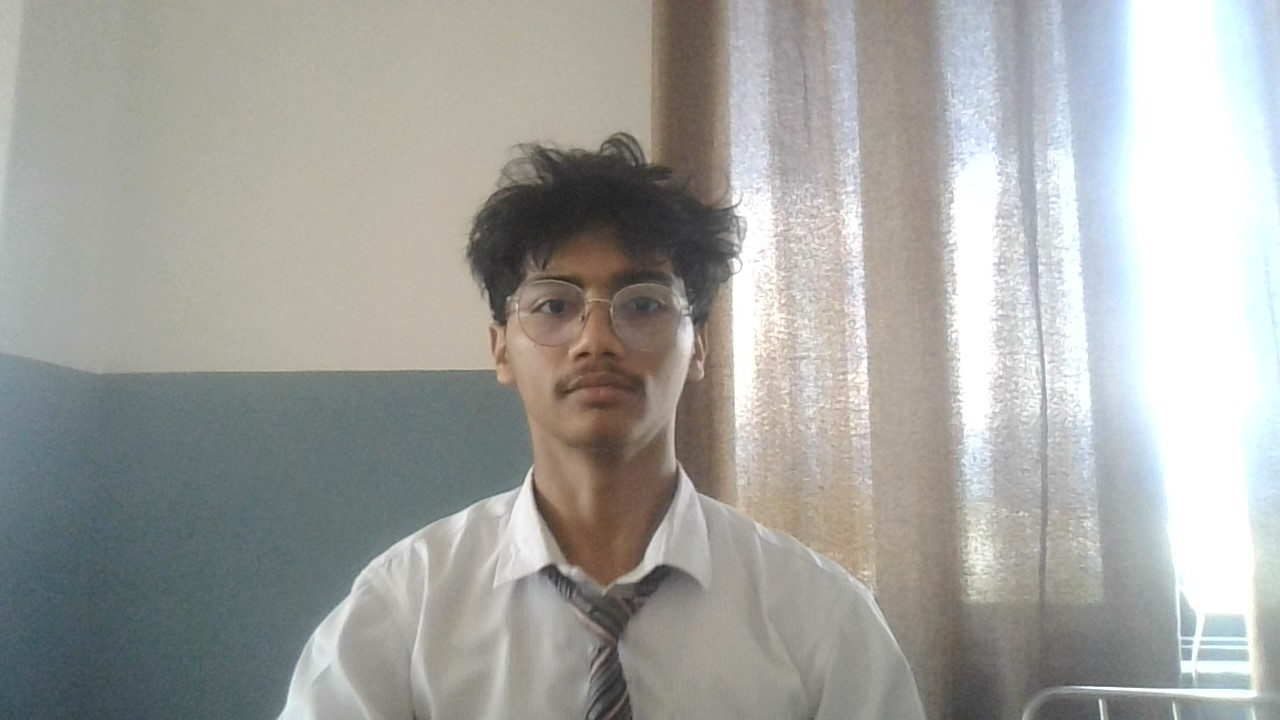
#> input picture Images/hero.jpg, 1280 x 720 px, found by its file name
$ python affine_transformation.py
#> lines starting #> are read from the running program, lines starting #| are printed output that depends on the picture
import cv2 as cv
import numpy as np
from matplotlib import pyplot as plt


img = cv.imread('C:\\Users\\prajj\\repo\\opencv\\images\\hero.jpg')
#> img is the input picture: shape (720, 1280, 3); mean B, G, R 159.5, 163.6, 163.1
assert img is not None, "file could not be read, check with os.path.exists()"
rows, cols, ch = img.shape
#> rows = 720; cols = 1280; ch = 3

pts1 = np.float32([[50, 50], [200, 50], [50, 200]])
pts2 = np.float32([[10, 100], [200, 50], [100, 250]])

M = cv.getAffineTransform(pts1, pts2)

dst = cv.warpAffine(img, M, (cols, rows))
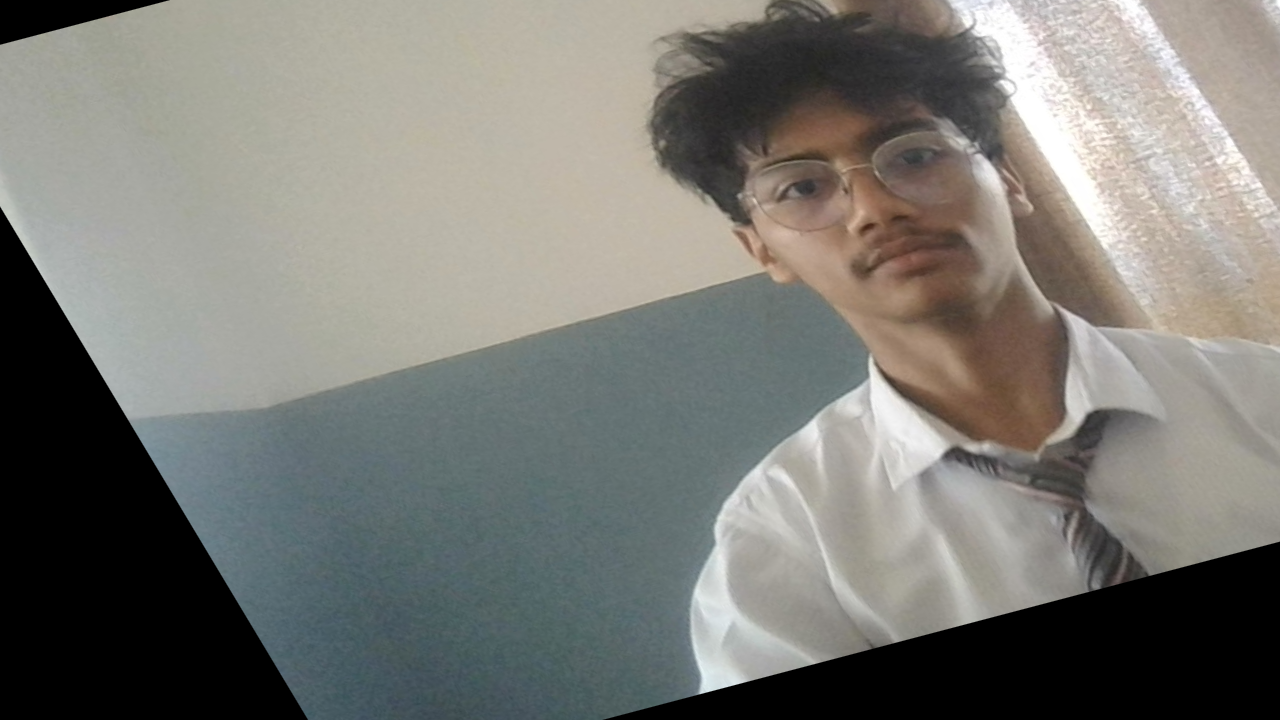
#> dst: shape (720, 1280, 3); mean B, G, R 116.6, 121.9, 122.4

# cv.imshow('Original', img)
# cv.imshow('Affined', dst)

plt.subplot(5, 5, 13), plt.imshow(cv.cvtColor(
    img, cv.COLOR_BGR2RGB)), plt.title('Input')
plt.subplot(1, 2, 2), plt.imshow(cv.cvtColor(
    dst, cv.COLOR_BGR2RGB)), plt.title('Output')
plt.show()
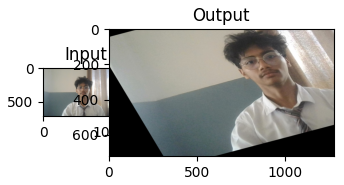
#> figure drawn by matplotlib, 2 panels
#> (the run stopped early here; a loop or call above may not have finished)

$ run again, with Images/diddy.jpg copied over Images/hero.jpg
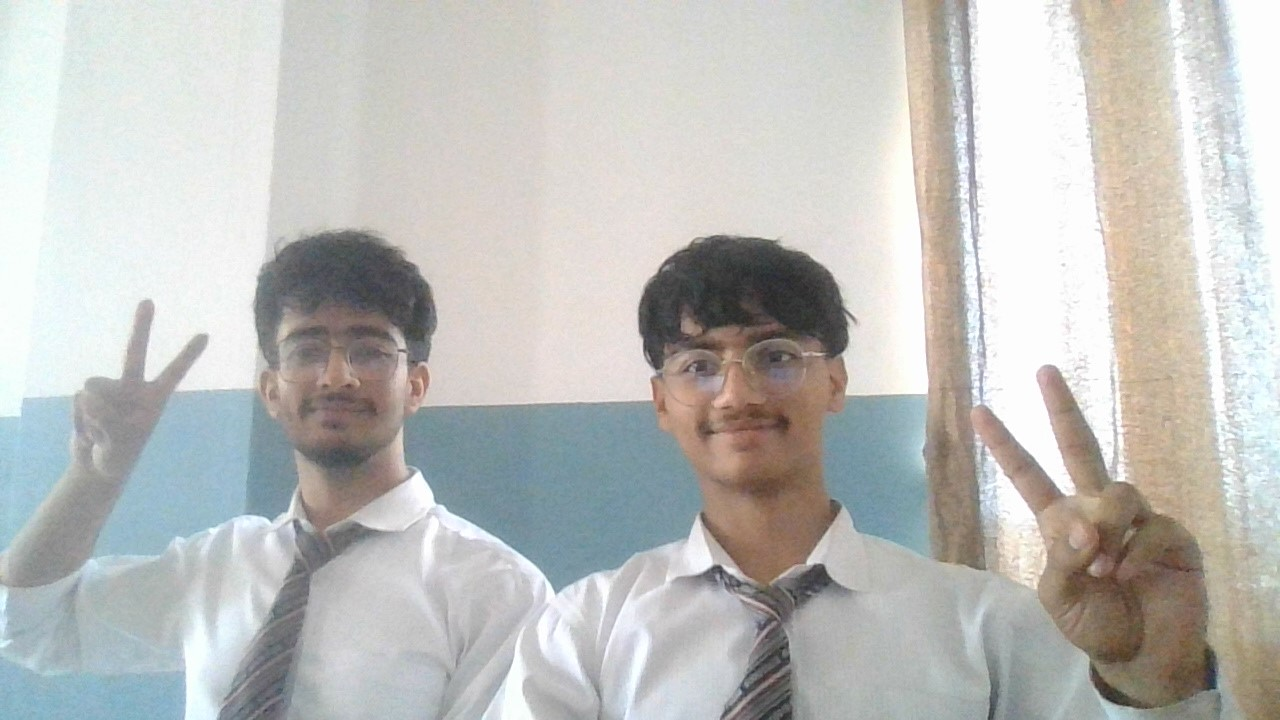
#> input picture Images/diddy.jpg, 1280 x 720 px, found by its file name
#> img is the input picture: shape (720, 1280, 3); mean B, G, R 188.3, 191.1, 190.9
#> `dst = cv.warpAffine(img, M, (cols, rows))`:
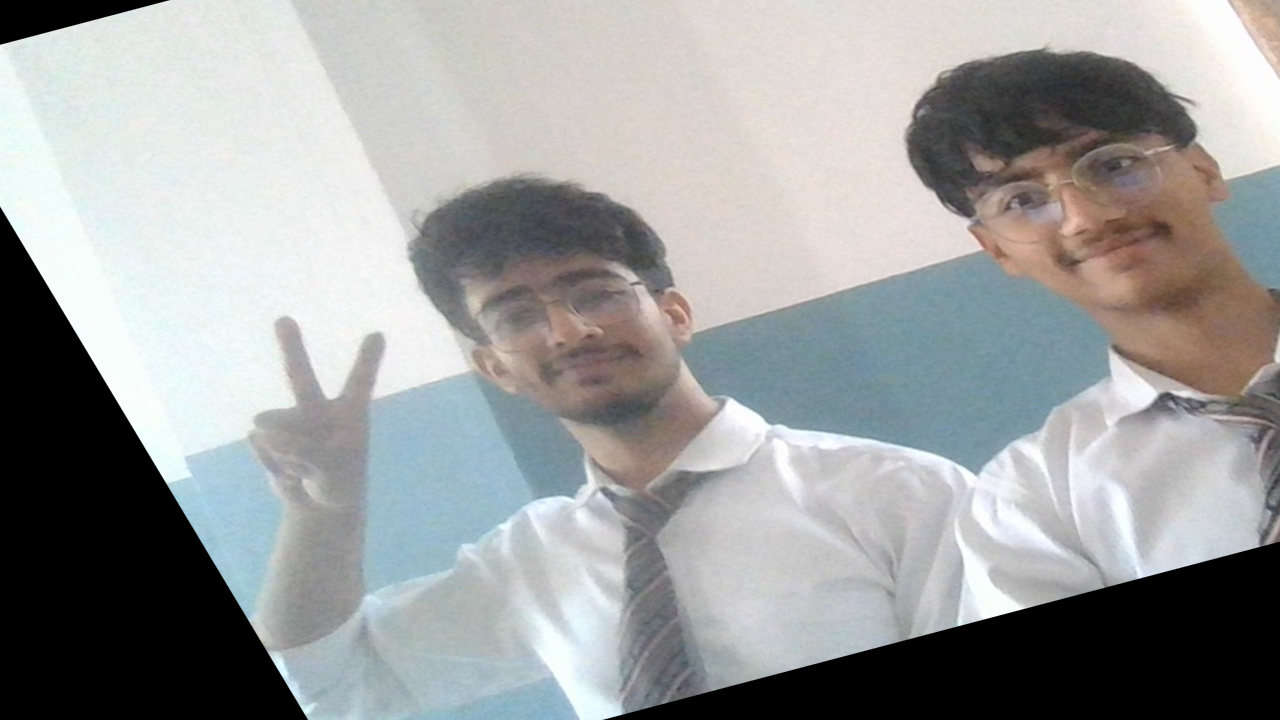
#> dst: shape (720, 1280, 3); mean B, G, R 157.3, 157.5, 155.9
#> `plt.show()`:
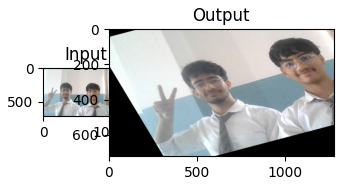
#> figure drawn by matplotlib, 2 panels
